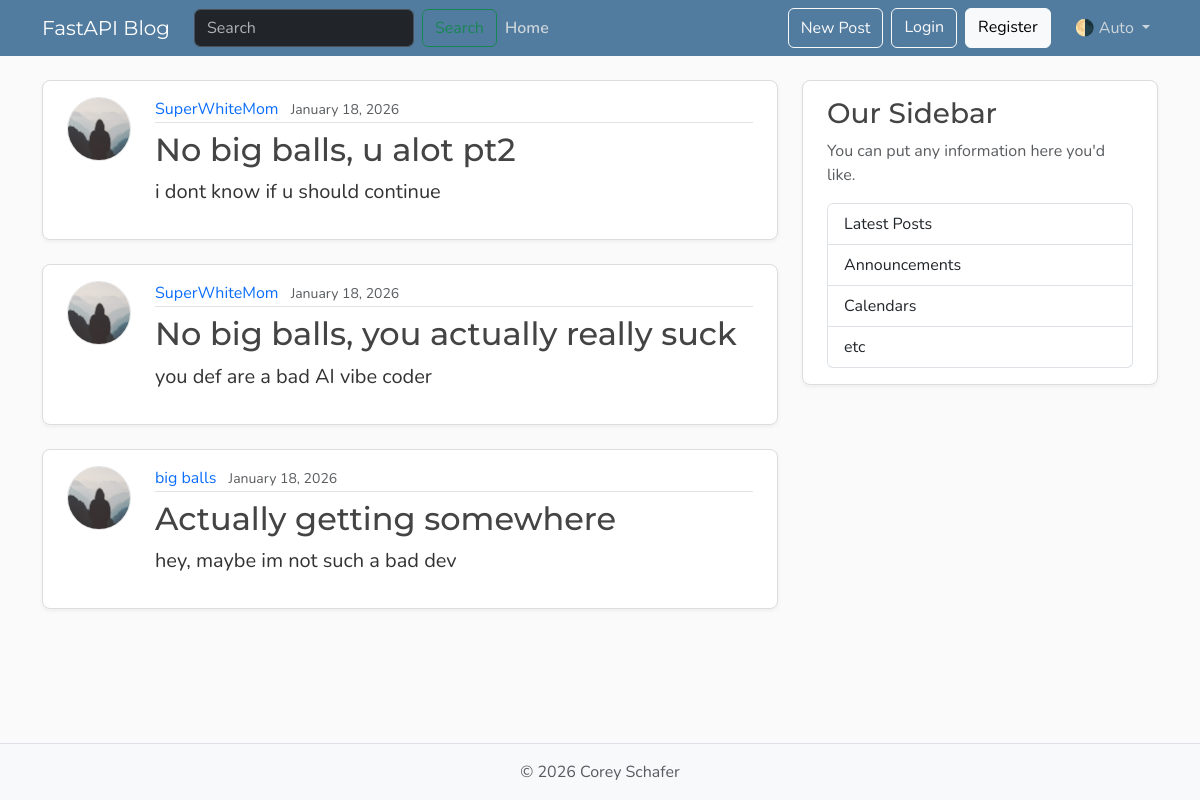
The app's page /posts, older data.
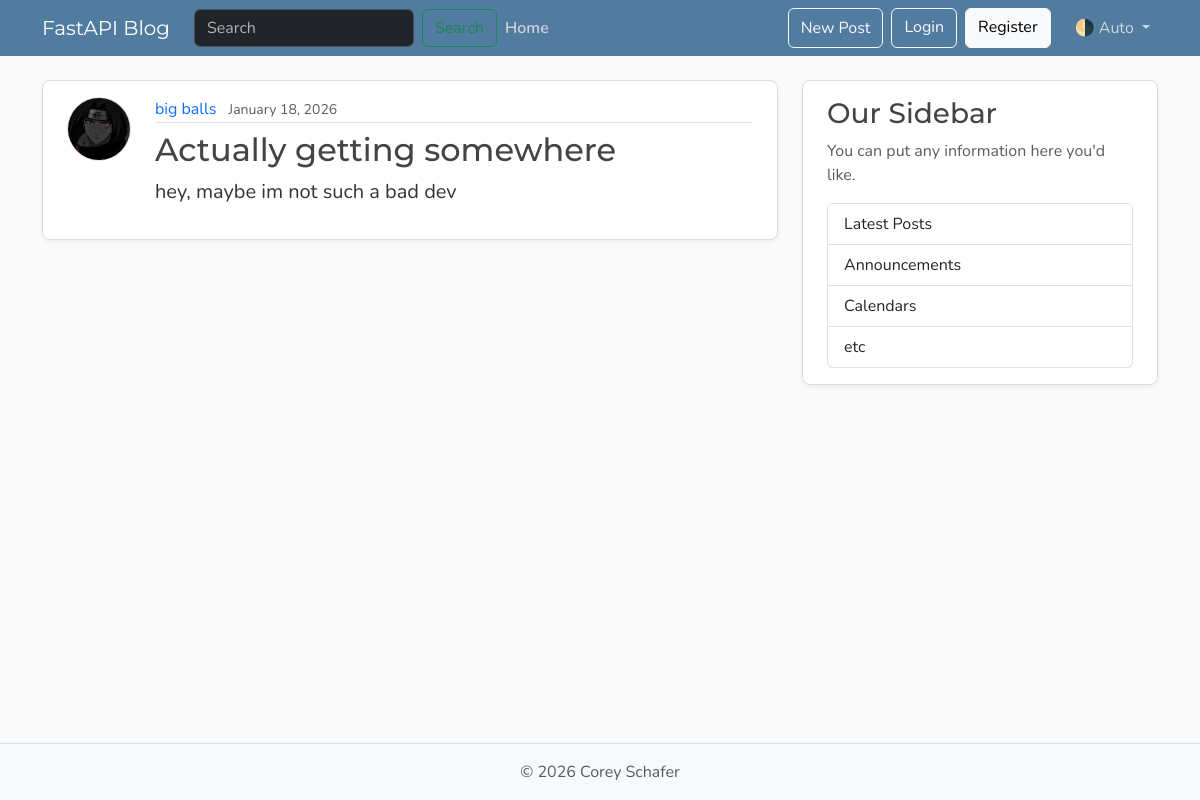
The same page, newer data.
### models.py (models this page shows, shortened)
class Post(Base):
    __tablename__ = "posts"
    id: Mapped[int] = mapped_column(Integer, primary_key = True, index = True)
    title: Mapped[str] = mapped_column(String(100), nullable = False)
    content: Mapped[str] = mapped_column(Text, nullable = False)
    user_id: Mapped[int] = mapped_column(
        ForeignKey("users.id"),
        nullable = False,
        index = True,
    )
    date_posted: Mapped[datetime] = mapped_column(
        DateTime(timezone = True),
        default=lambda: datetime.now(timezone.utc),
    )
    author: Mapped[User] = relationship(back_populates = "posts")

class User(Base):
    __tablename__ = "users"
    id: Mapped[int] = mapped_column(Integer, primary_key = True, index = True)
    username: Mapped[str] = mapped_column(String(50), unique = True, nullable = False)
    email: Mapped[str] = mapped_column(String(120), unique = True, nullable = False)
    image_file: Mapped[str | None] = mapped_column(
        String(200),
        nullable = True,
        default = None,
    )
    posts: Mapped[list[Post]] = relationship(
        back_populates = "author",
        cascade = "all, delete-orphan",
    )

### main.py (the view)
@app.get("/", include_in_schema = False, name = "home")
@app.get("/posts", include_in_schema = False, name = "posts")
async def home(request: Request, db: Annotated[AsyncSession, Depends(get_db)]):
    result = await db.execute(
        select(models.Post)
        .options(selectinload(models.Post.author))
        .order_by(models.Post.date_posted.desc()),
    )
    posts = result.scalars().all()
    return templates.TemplateResponse(
        request,
        "home.html",
        {"posts": posts, "title": "Home"},
    )

### templates/home.html
{% extends "layout.html" %}
{% block content %}
  {% for post in posts %}
    <article class="content-section py-3 px-4 mb-4">
      <div class="d-flex align-items-start gap-4">
        <img class="rounded-circle article-img flex-shrink-0"
             src="{{ post.author.image_path }}"
             alt="{{ post.author.username }}'s profile picture"
             width="64"
             height="64"
             loading="lazy">
        <div class="flex-grow-1">
          <div class="article-metadata mb-2">
            <a class="me-2" href="{{ url_for('user_posts', user_id = post.author.id) }}">{{ post.author.username }}</a>
            <small class="text-body-secondary">{{ post.date_posted.strftime('%B %d, %Y') }}</small>
          </div>
          <h2>
            <a class="article-title"
              href="{{ url_for('post_page', post_id = post.id) }}">{{ post.title }}</a>
          </h2>
          <p class="article-content">{{ post.content }}</p>
        </div>
      </div>
    </article>
  {% endfor %}
{% endblock content %}

Row changes from the older to the newer data that the page shows:
removed Post: author.username "SuperWhiteMom", date_posted "January 18, 2026", title "No big balls, u alot pt2", content "i dont know if u should continue"
removed Post: author.username "SuperWhiteMom", date_posted "January 18, 2026", title "No big balls, you actually really suck", content "you def are a bad AI vibe coder"
changed through a linked row, Post "Actually getting somewhere": author.image_path: picture added in place of a placeholder
